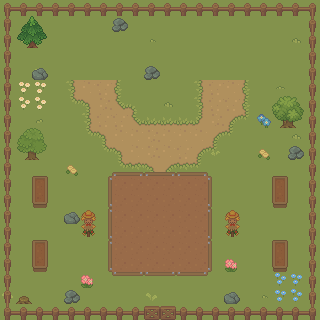

Rendered tile map (Tiled .tmx) drawn with the repository's tilesets; below, a short description and the full map source, tile grids included:
An orthogonal 20x20 tile map with 16x16 px tiles, 5 tile layers (Ground, Plots, Plants, Trees, ...), 3 tilesets and 13 objects (4x TPlot, 4x TPlot Check, Market, House, Start, ...).

<map version="1.10" tiledversion="1.10.1" orientation="orthogonal" renderorder="right-down" width="20" height="20" tilewidth="16" tileheight="16" infinite="0" nextlayerid="9" nextobjectid="40">
 <tileset firstgid="1" source="Tiles.tsx" />
 <tileset firstgid="2701" source="Buildings.tsx" />
 <tileset firstgid="8932" source="Buildings (Obj).tsx" />
 <layer id="1" name="Ground" width="20" height="20">
  <data encoding="csv">
56,56,56,56,56,56,56,56,56,56,56,56,56,56,56,56,56,56,56,56,
56,56,56,56,56,56,56,56,56,56,56,56,56,56,56,56,56,56,56,56,
56,56,56,56,56,56,56,56,56,56,56,56,56,56,56,56,56,56,56,56,
56,56,56,56,56,56,56,56,56,56,56,56,56,56,56,56,56,56,56,56,
56,56,56,56,56,56,56,56,56,56,56,56,56,56,56,56,56,56,56,56,
56,56,56,56,381,331,332,379,56,56,56,56,381,332,331,379,56,56,56,56,
56,56,56,56,386,327,330,433,383,56,56,56,381,332,332,379,56,56,56,56,
56,56,56,56,56,440,332,332,433,434,434,434,435,330,325,437,56,56,56,56,
56,56,56,56,56,386,327,331,331,330,331,331,331,325,437,56,56,56,56,56,
56,56,56,56,56,218,386,327,331,330,331,332,325,437,56,56,56,56,56,56,
56,56,56,56,56,56,56,436,326,327,325,326,385,218,56,56,56,56,56,56,
56,56,56,56,56,56,56,56,56,56,56,56,56,56,56,56,56,56,56,56,
56,56,56,56,56,56,56,56,56,56,56,56,56,56,56,56,56,56,56,56,
56,56,56,56,56,56,56,56,56,56,56,56,56,56,56,56,56,56,56,56,
56,56,56,56,56,56,56,56,56,56,56,56,56,56,56,56,56,56,56,56,
56,56,56,56,56,56,56,56,56,56,56,56,56,56,56,56,56,56,56,56,
56,56,56,56,56,56,56,56,56,56,56,56,56,56,56,56,56,56,56,56,
56,56,56,56,56,56,56,56,56,56,56,56,56,56,56,56,56,56,56,56,
56,56,56,56,56,56,56,56,56,56,56,56,56,56,56,56,56,56,56,56,
56,56,56,56,56,56,56,56,56,56,56,56,56,56,56,56,56,56,56,56
</data>
 </layer>
 <layer id="5" name="Plots" width="20" height="20">
  <data encoding="csv">
0,0,0,0,0,0,0,0,0,0,0,0,0,0,0,0,0,0,0,0,
0,0,0,0,0,0,0,0,0,0,0,0,0,0,0,0,0,0,0,0,
0,0,0,0,0,0,0,0,0,0,0,0,0,0,0,0,0,0,0,0,
0,0,0,0,0,0,0,0,0,0,0,0,0,0,0,0,0,0,0,0,
0,0,0,0,0,0,0,0,0,0,0,0,0,0,0,0,0,0,0,0,
0,0,0,0,0,0,0,0,0,0,0,0,0,0,0,0,0,0,0,0,
0,0,0,0,0,0,0,0,0,0,0,0,0,0,0,0,0,0,0,0,
0,0,0,0,0,0,0,0,0,0,0,0,0,0,0,0,0,0,0,0,
0,0,0,0,0,0,0,0,0,0,0,0,0,0,0,0,0,0,0,0,
0,0,0,0,0,0,0,0,0,0,0,0,0,0,0,0,0,0,0,0,
0,0,5135,5136,0,0,0,1610617866,1610617959,1610617866,1610617959,1610617866,1610617959,0,0,0,0,0,0,0,
0,0,5134,0,0,0,5128,5126,5126,5126,5126,5126,5126,5130,0,0,334,5134,0,0,
0,0,5227,0,0,0,5221,5126,5126,5126,5126,5126,5126,5223,0,0,334,5227,0,0,
0,0,5135,5136,0,0,5128,5126,5126,5126,5126,5126,5126,5130,0,0,0,0,0,0,
0,0,0,0,0,0,5221,5126,5126,5126,5126,5126,5126,5223,0,0,0,0,0,0,
0,0,5134,0,0,0,5128,5126,5126,5126,5126,5126,5126,5130,0,0,334,5134,0,0,
0,0,5227,5136,0,0,5221,5126,5126,5126,5126,5126,5126,5223,0,0,334,5227,0,0,
0,0,0,0,0,0,0,2684359783,2684359690,2684359783,2684359690,2684359783,1610617957,0,0,0,0,0,0,0,
0,0,0,0,0,0,0,0,0,0,0,0,0,0,0,0,0,0,0,0,
0,0,0,0,0,0,0,0,0,0,0,0,0,0,0,0,0,0,0,0
</data>
 </layer>
 <layer id="4" name="Plants" width="20" height="20">
  <data encoding="csv">
0,0,0,0,0,0,0,0,0,0,0,0,0,0,0,0,0,0,0,0,
0,0,0,0,0,0,0,0,0,0,0,0,0,0,0,0,0,0,0,0,
0,10,0,0,0,0,0,0,0,8,0,0,0,0,0,0,0,0,10,0,
0,0,0,0,0,0,0,0,0,0,0,0,0,0,0,0,0,0,0,0,
0,0,12,0,0,0,0,0,0,0,0,0,0,0,0,0,0,0,0,0,
0,168,171,0,0,0,0,0,0,0,0,0,0,0,0,0,0,7,0,0,
0,169,170,0,0,0,0,0,0,0,10,0,0,0,0,0,0,0,0,0,
0,0,9,0,0,0,0,0,0,0,0,0,0,0,0,0,1520,0,0,0,
0,0,0,0,0,0,0,0,0,0,0,0,0,0,0,0,0,0,10,0,
0,0,0,0,0,0,0,0,0,0,0,0,0,11,0,0,1519,0,0,0,
0,0,0,0,1519,0,0,0,0,0,0,0,0,0,0,0,0,0,0,0,
0,0,0,0,0,0,0,0,0,0,0,0,0,0,0,0,0,0,0,0,
0,0,0,0,0,0,0,0,0,0,0,0,0,0,0,0,0,0,0,0,
0,0,0,0,11,0,0,0,0,0,0,0,0,0,0,0,0,0,0,0,
0,0,0,0,0,0,0,0,0,0,0,0,0,0,11,0,0,0,0,0,
0,0,0,0,0,0,0,0,0,0,0,0,0,0,0,0,0,0,0,0,
0,0,0,0,0,0,0,0,0,0,0,0,0,0,1467,0,0,0,0,0,
0,0,0,0,0,1467,0,0,0,0,0,0,0,0,0,0,0,173,172,0,
12,1358,0,0,9,0,0,0,0,12,0,0,0,0,0,0,8,175,174,0,
0,0,0,0,0,0,0,0,0,0,0,0,0,0,0,0,0,0,0,0
</data>
 </layer>
 <layer id="3" name="Trees" width="20" height="20">
  <data encoding="csv">
0,0,0,0,0,0,0,0,0,0,0,0,0,0,0,0,0,0,0,0,
0,1301,1302,0,0,0,0,1524,0,0,0,0,0,0,0,0,0,0,0,0,
0,1355,1356,0,0,0,0,0,0,0,0,0,0,0,0,0,0,0,0,0,
0,0,0,0,0,0,0,0,0,0,0,0,0,0,0,0,0,0,0,0,
0,0,1523,0,0,0,0,0,0,1524,0,0,0,0,0,0,0,0,0,0,
0,0,0,0,0,0,0,0,0,0,0,0,0,0,0,0,0,0,0,0,
0,0,0,0,0,0,0,0,0,0,0,0,0,0,0,0,0,1407,1408,0,
0,0,0,0,0,0,0,0,0,0,0,0,0,0,0,0,0,1461,1462,0,
0,1297,1298,0,0,0,0,0,0,0,0,0,0,0,0,0,0,0,0,0,
0,1351,1352,0,0,0,0,0,0,0,0,0,0,0,0,0,0,0,1524,0,
0,0,0,0,0,0,0,0,0,0,0,0,0,0,0,0,0,0,0,0,
0,0,0,0,0,0,0,0,0,0,0,0,0,0,0,0,0,0,0,0,
0,0,0,0,0,0,0,0,0,0,0,0,0,0,0,0,0,0,0,0,
0,0,0,0,1523,2539,0,0,0,0,0,0,0,0,2539,0,0,0,0,0,
0,0,0,0,0,2593,0,0,0,0,0,0,0,0,2593,0,0,0,0,0,
0,0,0,0,0,0,0,0,0,0,0,0,0,0,0,0,0,0,0,0,
0,0,0,0,0,0,0,0,0,0,0,0,0,0,0,0,0,0,0,0,
0,0,0,0,0,0,0,0,0,0,0,0,0,0,0,0,0,0,0,0,
0,0,0,0,1524,0,0,0,0,0,0,0,0,0,1523,0,0,0,0,0,
0,0,0,0,0,0,0,0,0,0,0,0,0,0,0,0,0,0,0,0
</data>
 </layer>
 <layer id="6" name="Fence" width="20" height="20">
  <data encoding="csv">
1571,1572,1572,1572,1572,1572,1572,1572,1572,1572,1572,1572,1572,1572,1572,1572,1572,1572,1572,1573,
1625,0,0,0,0,0,0,0,0,0,0,0,0,0,0,0,0,0,0,1627,
1625,0,0,0,0,0,0,0,0,0,0,0,0,0,0,0,0,0,0,1627,
1625,0,0,0,0,0,0,0,0,0,0,0,0,0,0,0,0,0,0,1627,
1625,0,0,0,0,0,0,0,0,0,0,0,0,0,0,0,0,0,0,1627,
1625,0,0,0,0,0,0,0,0,0,0,0,0,0,0,0,0,0,0,1627,
1625,0,0,0,0,0,0,0,0,0,0,0,0,0,0,0,0,0,0,1627,
1625,0,0,0,0,0,0,0,0,0,0,0,0,0,0,0,0,0,0,1627,
1625,0,0,0,0,0,0,0,0,0,0,0,0,0,0,0,0,0,0,1627,
1625,0,0,0,0,0,0,0,0,0,0,0,0,0,0,0,0,0,0,1627,
1625,0,0,0,0,0,0,0,0,0,0,0,0,0,0,0,0,0,0,1627,
1625,0,0,0,0,0,0,0,0,0,0,0,0,0,0,0,0,0,0,1627,
1625,0,0,0,0,0,0,0,0,0,0,0,0,0,0,0,0,0,0,1627,
1625,0,0,0,0,0,0,0,0,0,0,0,0,0,0,0,0,0,0,1627,
1625,0,0,0,0,0,0,0,0,0,0,0,0,0,0,0,0,0,0,1627,
1625,0,0,0,0,0,0,0,0,0,0,0,0,0,0,0,0,0,0,1627,
1625,0,0,0,0,0,0,0,0,0,0,0,0,0,0,0,0,0,0,1627,
1625,0,0,0,0,0,0,0,0,0,0,0,0,0,0,0,0,0,0,1627,
1625,0,0,0,0,0,0,0,0,0,0,0,0,0,0,0,0,0,0,1627,
1679,1680,1680,1680,1680,1680,1680,1680,1680,1567,1567,1680,1680,1680,1680,1680,1680,1680,1680,1681
</data>
 </layer>
 <objectgroup id="8" name="Buildings">
  <object id="2" name="Market" gid="8934" x="176.857" y="79.7143" width="96" height="80" />
  <object id="3" name="House" gid="8933" x="64.2857" y="80" width="64" height="80" />
  <object id="16" name="TPlot" x="31.7143" y="175.714" width="16.2857" height="31.4286" />
  <object id="17" name="TPlot" x="32" y="239.714" width="16.2857" height="32.8571" />
  <object id="18" name="TPlot" x="272" y="175.714" width="16.5714" height="32.5714" />
  <object id="19" name="TPlot" x="271.714" y="239.143" width="16" height="32.5714" />
  <object id="31" name="TPlot Check" x="264" y="166.571" width="32.2857" height="51.1429" />
  <object id="32" name="TPlot Check" x="264.286" y="230.857" width="33.4286" height="51.4286" />
  <object id="33" name="TPlot Check" x="22.8571" y="230.857" width="35.7143" height="51.4286" />
  <object id="34" name="TPlot Check" x="23.1429" y="168.571" width="35.1429" height="49.4286" />
  <object id="36" name="Start" x="95.1429" y="102.286">
   <point />
  </object>
  <object id="37" name="House trigger" x="80" y="72.5714" width="32" height="11.1429" />
  <object id="38" name="Market Trigger" x="207.429" y="62.2857" width="32" height="13.4286" />
 </objectgroup>
</map>
